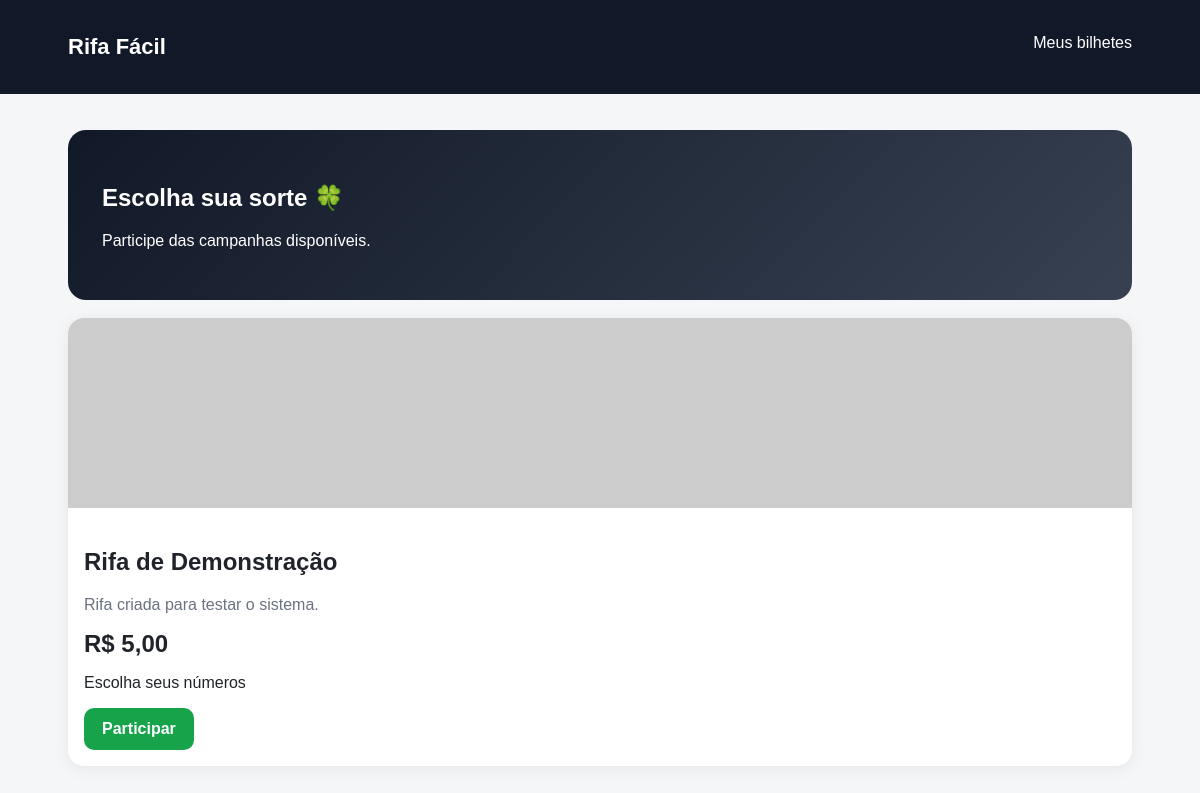
The page / on the database its author committed.
### tables this page shows
CREATE TABLE rifas(id INT AUTO_INCREMENT PRIMARY KEY,titulo VARCHAR(180) NOT NULL,descricao TEXT,imagem VARCHAR(500),preco DECIMAL(10,2) NOT NULL,total_numeros INT NOT NULL DEFAULT 100,tipo ENUM('selecionavel','aleatoria') NOT NULL DEFAULT 'selecionavel',status ENUM('ativa','pausada','encerrada') NOT NULL DEFAULT 'ativa',data_sorteio DATETIME NULL,created_at TIMESTAMP DEFAULT CURRENT_TIMESTAMP);

### config/config.php (called while the page is built, shortened)
<?php
function e($v){return htmlspecialchars((string)$v,ENT_QUOTES,'UTF-8');}

### index.php (the view)
<?php require 'config/database.php';$rifas=$pdo->query("SELECT * FROM rifas WHERE status='ativa' ORDER BY id DESC")->fetchAll();?>
<!doctype html><html lang="pt-br"><head><meta charset="utf-8"><meta name="viewport" content="width=device-width,initial-scale=1"><title><?=SITE_NAME?></title><link rel="stylesheet" href="assets/css/style.css"></head><body><header class="top"><div class="wrap"><span class="brand"><?=SITE_NAME?></span> <span style="float:right"><a href="meus-bilhetes.php">Meus bilhetes</a></span></div></header><main class="wrap"><section class="hero"><h1>Escolha sua sorte 🍀</h1><p>Participe das campanhas disponíveis.</p></section><div class="grid"><?php foreach($rifas as $r):?><article class="card"><img src="<?=e($r['imagem']?:'https://picsum.photos/800/500')?>"><div class="pad"><h2><?=e($r['titulo'])?></h2><p class="muted"><?=e(mb_strimwidth($r['descricao']??'',0,120,'...'))?></p><div class="price">R$ <?=number_format($r['preco'],2,',','.')?></div><p><?= $r['tipo']==='selecionavel'?'Escolha seus números':'Números gerados automaticamente' ?></p><a class="btn" href="rifa.php?id=<?=$r['id']?>">Participar</a></div></article><?php endforeach;?></div></main></body></html>

### assets/css/style.css (style rules this page uses)
* { box-sizing:border-box }
body { margin:0;font-family:Arial,sans-serif;background:#f5f6f8;color:#20242a }
a { text-decoration:none;color:inherit }
.top { background:#111827;color:#fff;padding:16px }
.wrap { max-width:1100px;margin:auto;padding:18px }
.brand { font-size:22px;font-weight:800 }
.hero { background:linear-gradient(135deg,#111827,#374151);color:white;border-radius:18px;padding:34px;margin:18px 0 }
.grid { display:grid;grid-template-columns:repeat(auto-fit,minmax(260px,1fr));gap:18px }
.card { background:#fff;border-radius:16px;overflow:hidden;box-shadow:0 3px 16px #0001 }
.card img { width:100%;height:190px;object-fit:cover }
.pad { padding:16px }
.btn { display:inline-block;border:0;border-radius:10px;padding:12px 18px;background:#16a34a;color:white;font-weight:700;cursor:pointer }
.muted { color:#6b7280 }
.price { font-size:24px;font-weight:800 }

### rows shown on the page
rifas: titulo "Rifa de Demonstração", descricao "Rifa criada para testar o sistema.", preco "5,00", tipo "Escolha seus números"

### other values the page prints
SITE_NAME "Rifa Fácil"
